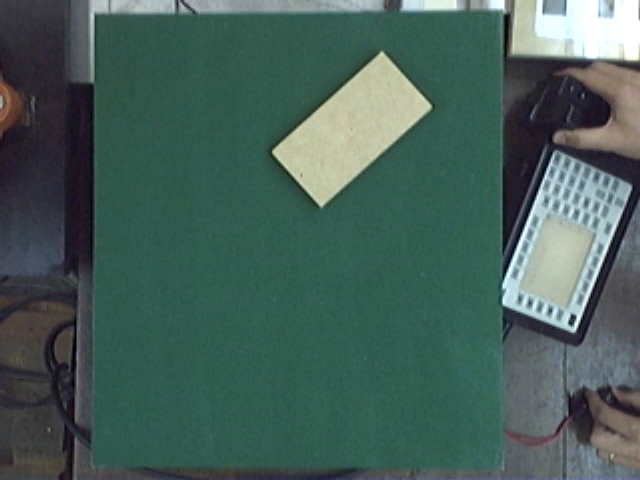
#> input picture Clase1/imgBloque1.bmp, 640 x 480 px
$ jupyter execute 01.Imagenes_en_OpenCV.ipynb   (shell and % lines are left out)
#> lines starting #> are read from the running program, lines starting #| are printed output that depends on the picture
# Introducción a OpenCV-Python

Imágenes en OpenCV
Cargar, salvar y mostrar imágenes
Acceder a los datos de los píxeles
Manipular los canales de color
Uso de matplotlib

[cell 1]
#Si queremos que las imágenes sean mostradas en una ventana emergente quitar el inline

# OpenCV-Python utiliza NumPy para el manejo de imágenes
import numpy as np
# cv2 es el módulo python para acceder a OpenCV
import cv2 as cv
# Usamos las poderosas herramientas de graficación de matplotlib para mostrar imágenes, perfiles, histogramas, etc
import matplotlib.pyplot as plt

[cell 2]
# Cargar una imagen en modo monocromático (un canal)
img = cv.imread('imgBloque1.bmp',cv.IMREAD_GRAYSCALE)
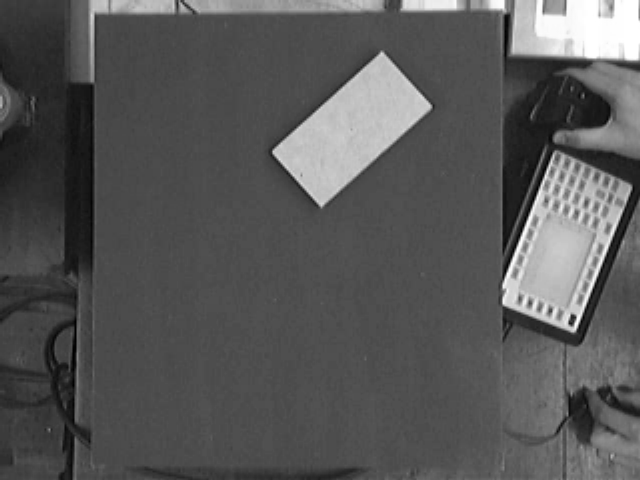
#> img: shape (480, 640); min 0, max 255, mean 87.8

# Como lucen los datos en un np.array
print(img.shape)
#| (480, 640)

# Dimensión de la imagen
print('\nTamaño imagen: {} pix'.format(img.shape))
#| Tamaño imagen: (480, 640) pix

[cell 3]
# Muestro la imagen con matplotlib
plt.imshow(img)
plt.show()

# Qué pasó con la visualización ???

[cell 4]
# Veamos qué pasa cuando queremos usar highgui en Jupyter para ver la misma imagen
cv.imshow('image',img)
cv.waitKey(0)
cv.destroyAllWindows()

[cell 5]
# Quiero ver la imagen en tonos de grises
plt.imshow(img, cmap='gray', vmin=0, vmax=255)
plt.show()

#### Ejercicio
Explorar qué pasa al cambiar vmin y vmax. Buscar una explicación

[cell 6]
# Quiero ver un perfil. Es decir la intensidad a lo largo de la columna 350 por ejemplo

perfil = img[:,350];
#> perfil = 480 values, max 200 at index 133, min 36 at index 471, mean 104.2
plt.plot(perfil)
plt.show()
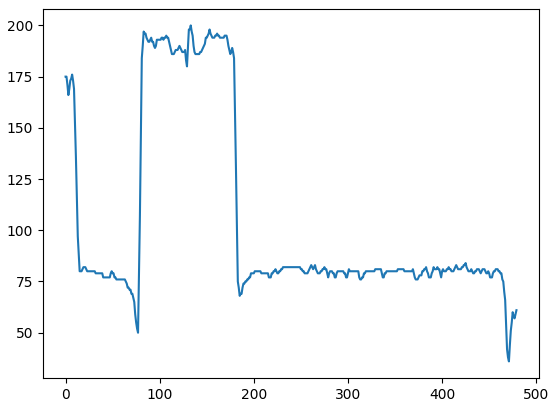
#> figure drawn by matplotlib, 1 panel; curve peaks at x = 133, y = 200

[cell 7]
# Ahora hagamos una marca en la imagen para indicar la línea que usamos para tomar el perfil
img_anotada = img.copy()
img_anotada[:,350]=0
plt.imshow(img_anotada,cmap='gray')
plt.show()

# Veo acaso la línea negra

[cell 8]
# Voy a marcar más líneas adyacentes
img_anotada[:,351]=0
img_anotada[:,352]=0
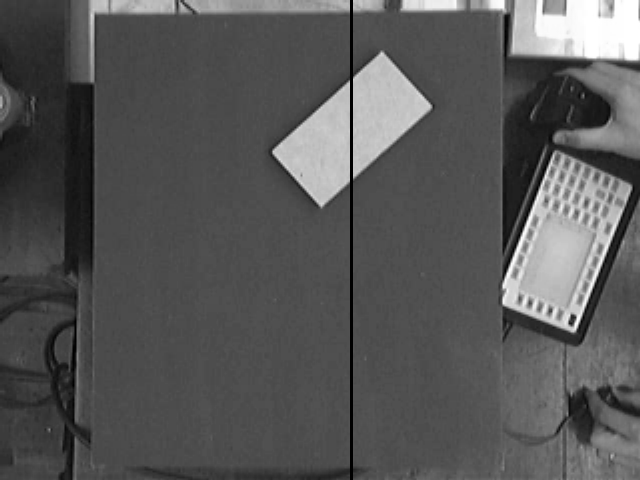
#> img_anotada: shape (480, 640); min 0, max 255, mean 87.3
plt.imshow(img_anotada,cmap='gray')
plt.show()

[cell 9]
# Otra forma de interpolar que no me oculta líneas al mostrar
img_anotada = img.copy()
img_anotada[:,350]=0
for interp in ['nearest','bilinear','bicubic']:
    print('Mostrando con interpolacion {}'.format(interp))
    plt.imshow(img_anotada,cmap='gray',interpolation=interp)
    plt.show()

[cell 10]
# Ahora quiero verla como imagen en color
img_color = cv.imread('imgBloque1.bmp')
#> img_color is the input picture: shape (480, 640, 3); mean B, G, R 89.6, 96.3, 70.9
print(img_color)
#> (printed output is left out)

# Dimensión de la imagen
print('\nTamaño imagen: {} '.format(img_color.shape))
#| Tamaño imagen: (480, 640, 3)

[cell 11]
# Muestro la imagen color
plt.imshow(img_color)
plt.show()

[cell 12]
# Parece que tengo problemas con la paleta de colores
# Paso la imagen de BRG a RGB
imgRGB = cv.cvtColor(img_color,cv.COLOR_BGR2RGB)

plt.imshow(imgRGB)
plt.show()

#### Ejercicio: Hallar una forma sencilla de invertir el orden de los canales usando Numpy

[cell 13]
# Respuesta
imgRGB = img_color[:,:,::-1]
plt.imshow(imgRGB)
plt.show()

# Otra
imgRGB = img_color[...,::-1]

[cell 14]
imgRGB = img_color[::-1,:,::-1]
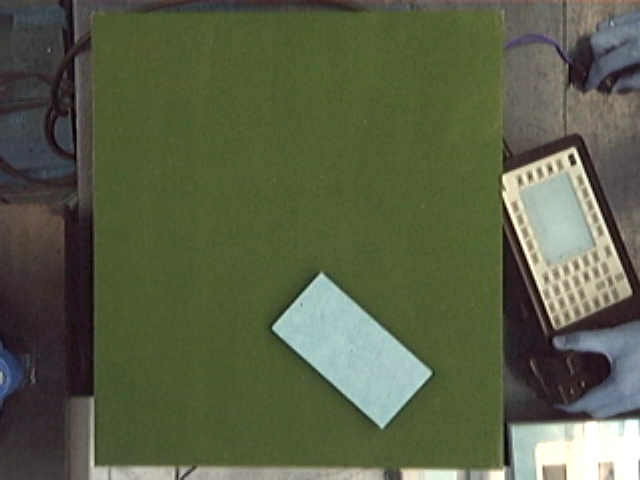
#> imgRGB: shape (480, 640, 3); mean B, G, R 70.9, 96.3, 89.6
plt.imshow(imgRGB)
plt.show()

[cell 15]
# Quiero desensamblar los canales para trabajarlos por separado

im_r,im_g,im_b = cv.split(imgRGB)
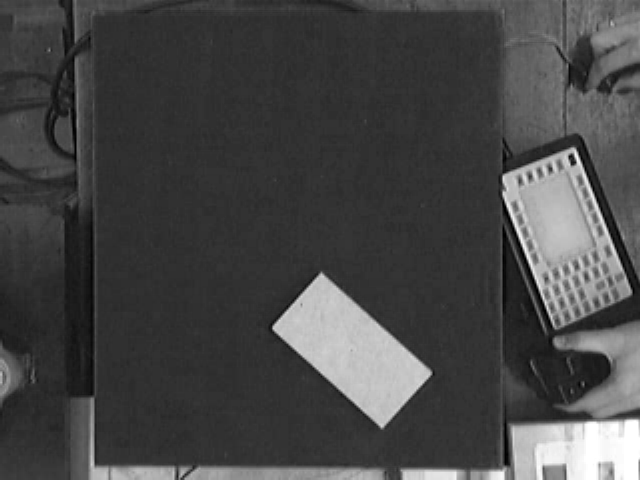
#> im_r: shape (480, 640); min 0, max 255, mean 70.9
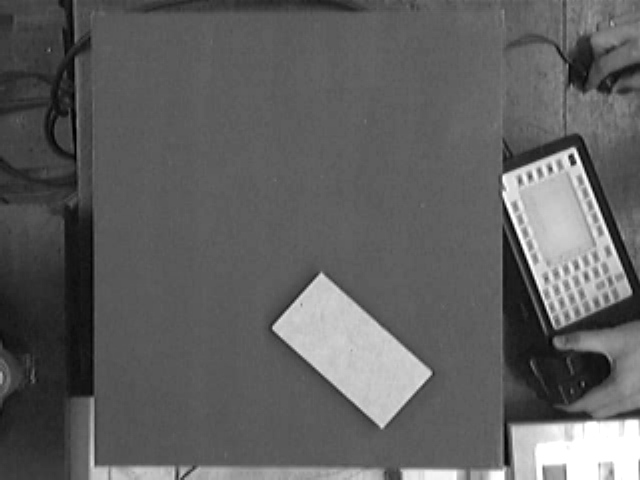
#> im_g: shape (480, 640); min 0, max 255, mean 96.3
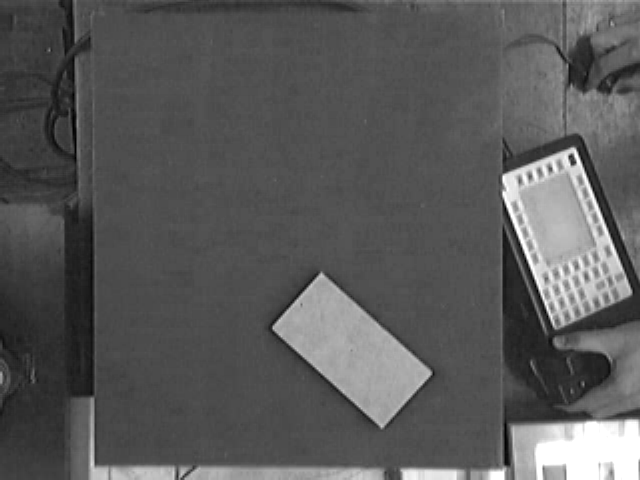
#> im_b: shape (480, 640); min 0, max 255, mean 89.6
print(im_r)
#> (printed output is left out)
print('Canal rojo')
plt.imshow(im_r, cmap='gray')
plt.show()
print('Canal verde')
plt.imshow(im_g, cmap='gray')
plt.show()
print('Canal azul')
plt.imshow(im_b, cmap='gray')
plt.show()

[cell 16]
# Vamos a eliminar un plano y reconstruimos la imagen

imgRGB2 = cv.merge((im_r,im_g*0,im_b*0))
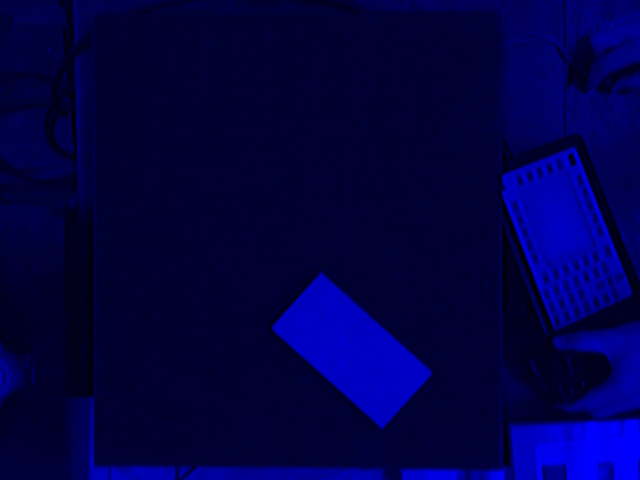
#> imgRGB2: shape (480, 640, 3); mean B, G, R 70.9, 0, 0

plt.imshow(imgRGB2)
plt.show()

#  Qué combinación de canales me da la mayor discriminación ??

[cell 17]
idx_col = 350
perfil_color = imgRGB[:,idx_col]
#> perfil_color = 480 rows, first 8: [55, 60, 85], [53, 58, 83], [51, 57, 72], [52, 58, 73], [54, 61, 67], [49, 56, 62], [45, 52, 58], [38, 45, 51]
plt.plot(perfil_color[:,0],color='r',label='canal rojo')
plt.plot(perfil_color[:,1],color='g',label='canal verde')
plt.plot(perfil_color[:,2],color='b',label='canal azul')
plt.xlabel('Fila')
plt.ylabel('Intensidad')
plt.title('Perfil sobre la columna {}'.format(idx_col))
plt.grid()
plt.xlim(0,480)
plt.ylim(0,255)
plt.legend()
plt.show()
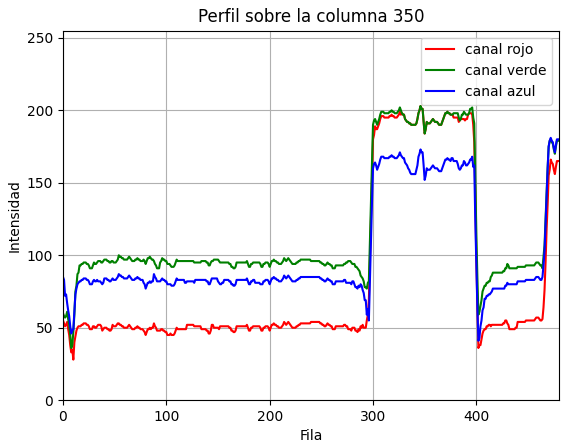
#> figure drawn by matplotlib, 1 panel; curve peaks at x = 346, y = 203; curve peaks at x = 346, y = 203; curve peaks at x = 472, y = 181

[cell 18]
# Vamos a componer la imagen color con distintos pesos en los canales
# Notar el uso de uint8 !!
imgRGB2 = cv.merge((im_r,np.uint8(im_g*0.4),np.uint8(im_b*0.4)))
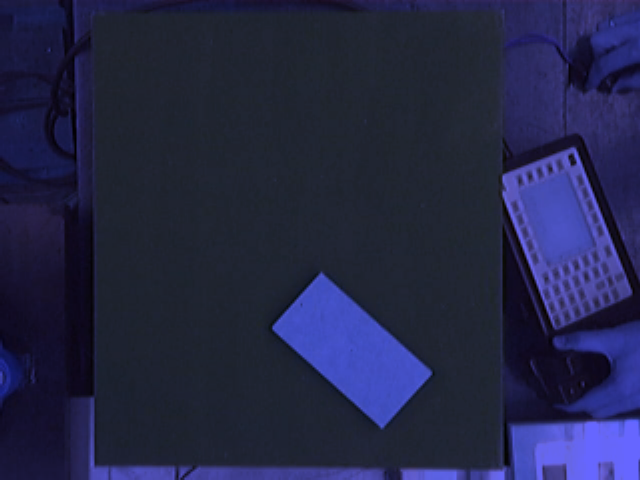
#> imgRGB2: shape (480, 640, 3); mean B, G, R 70.9, 38.1, 35.5

plt.imshow(imgRGB2)
plt.show()

[cell 19]
# Salvemos la imagen modificada
cv.imwrite('modificada.png',imgRGB2)
#> Out = True

# Verificar cómo quedaron los colores y tratar de explicar qué pasó

$ run again, with Clase1/imgBloque2.bmp copied over Clase1/imgBloque1.bmp
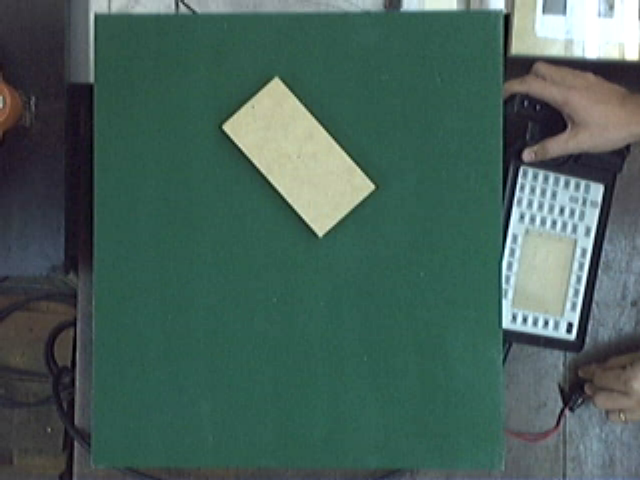
#> input picture Clase1/imgBloque2.bmp, 640 x 480 px
#> `img = cv.imread('imgBloque1.bmp',cv.IMREAD_GRAYSCALE)`:
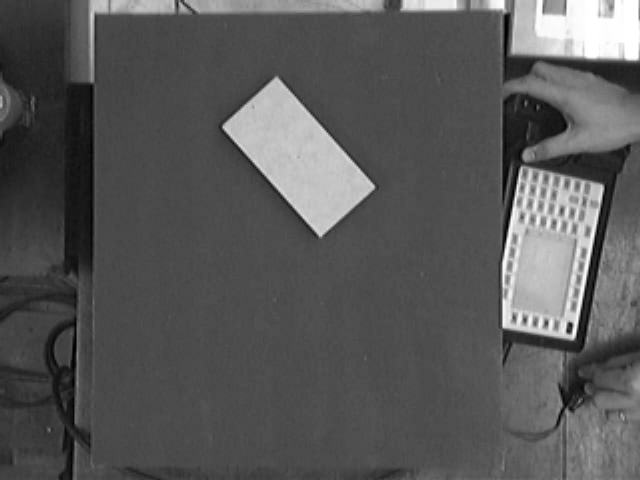
#> img: shape (480, 640); min 0, max 255, mean 88.4
#| (480, 640)
#| Tamaño imagen: (480, 640) pix
#> perfil = 480 values, max 211 at index 161, min 50 at index 155, mean 92.12
#> img_color is the input picture: shape (480, 640, 3); mean B, G, R 89.7, 97.4, 70.9
#> (printed output is left out)
#| Tamaño imagen: (480, 640, 3)
#> (printed output is left out)
#> perfil_color = 480 rows, first 8: [57, 59, 77], [58, 60, 78], [59, 63, 70], [61, 65, 72], [64, 67, 66], [65, 68, 67], [65, 70, 68], [65, 70, 68]
#> `imgRGB2 = cv.merge((im_r,np.uint8(im_g*0.4),np.uint8(im_b*0.4)))`:
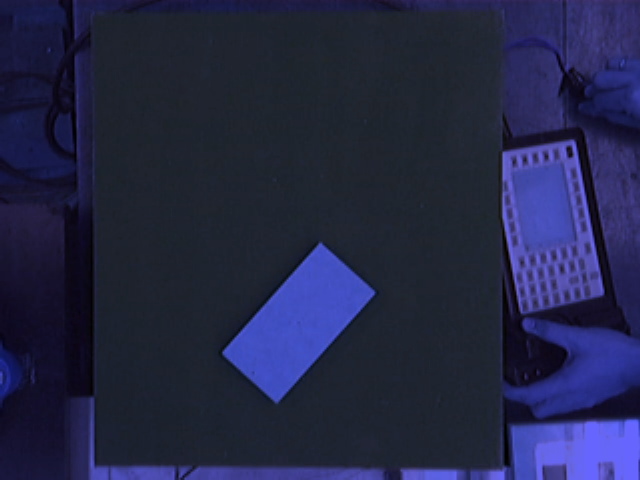
#> imgRGB2: shape (480, 640, 3); mean B, G, R 70.9, 38.5, 35.5
#> Out = True

$ run again, with Clase1/arandelas.png saved as Clase1/imgBloque1.bmp
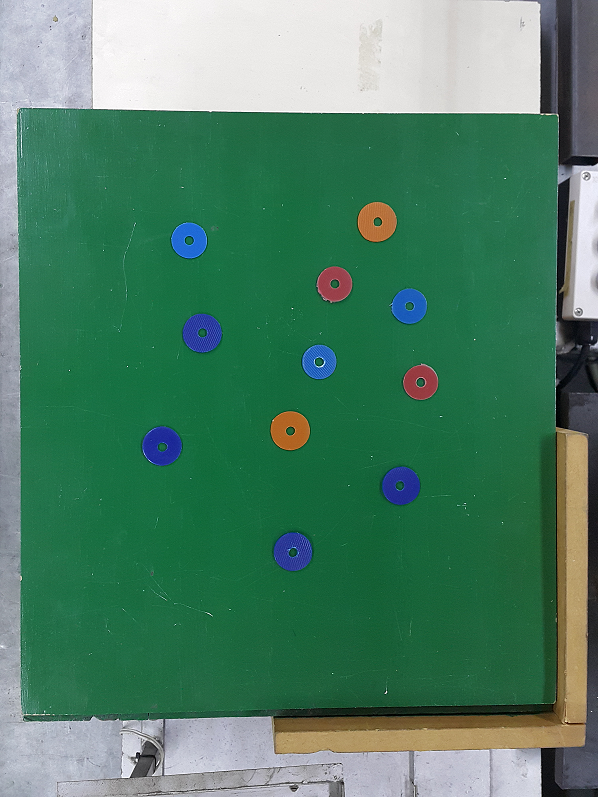
#> input picture Clase1/arandelas.png, 598 x 797 px
#| (797, 598)
#| Tamaño imagen: (797, 598) pix
#> perfil = 797 values, max 255 at index 112, min 0 at index 715, mean 105.6
#> img_color is the input picture: shape (797, 598, 3); mean B, G, R 101.8, 127.5, 77.5
#> (printed output is left out)
#| Tamaño imagen: (797, 598, 3)
#> (printed output is left out)
#> perfil_color = 797 rows, first 8: [193, 192, 208], [199, 198, 212], [193, 192, 206], [185, 187, 200], [188, 190, 203], [186, 188, 201], [186, 186, 199], [189, 187, 201]
#> `imgRGB2 = cv.merge((im_r,np.uint8(im_g*0.4),np.uint8(im_b*0.4)))`:
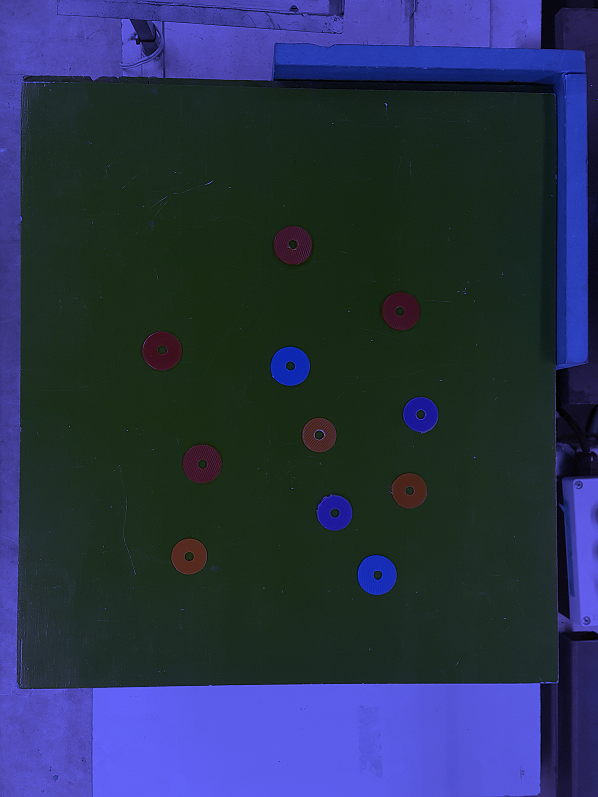
#> imgRGB2: shape (797, 598, 3); mean B, G, R 77.5, 50.6, 40.3
#> Out = True
